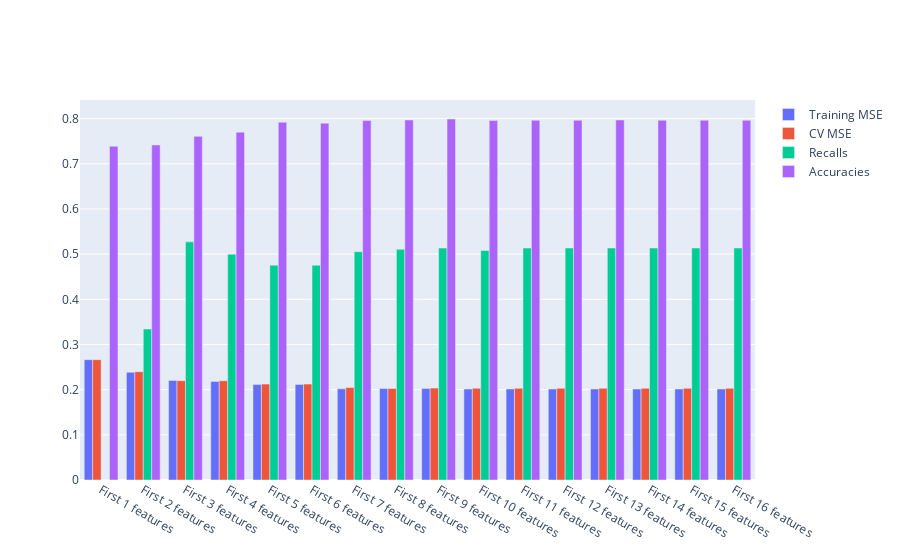

This figure's notebook cell:
### Code cell
print(f"Best choice, use the first {findFeaturesComparison[1]} features, which has validation MSE: {findFeaturesComparison[2]}")
print(f"These features are: {findFeaturesComparison[4]}\n")
print(f"Best choice, use the first: {findFeaturesComparison[6]} which has recall of: {findFeaturesComparison[5]}")
print(f"These features are: {findFeaturesComparison[7]}\n")
print(f"Best choice, use the first: {findFeaturesComparison[8]} which has accuracy of: {findFeaturesComparison[9]}")
print(f"These features are: {findFeaturesComparison[10]}\n")

fig = findFeaturesComparison[0]
fig

### Figure 1 — Plotly figure (JSON) as saved in the notebook; plotly's stock layout.template omitted (floating-point values rounded to 4 significant figures)
{"data": [{"name": "Training MSE", "type": "bar", "x": ["First 1 features", "First 2 features", "First 3 features", "First 4 features", "First 5 features", "First 6 features", "First 7 features", "First 8 features", "First 9 features", "First 10 features", "First 11 features", "First 12 features", "First 13 features", "First 14 features", "First 15 features", "First 16 features"], "y": [0.2664, 0.2386, 0.2204, 0.2183, 0.2116, 0.2116, 0.2018, 0.2025, 0.2025, 0.2015, 0.2015, 0.2015, 0.2015, 0.2015, 0.2015, 0.2015]}, {"name": "CV MSE", "type": "bar", "x": ["First 1 features", "First 2 features", "First 3 features", "First 4 features", "First 5 features", "First 6 features", "First 7 features", "First 8 features", "First 9 features", "First 10 features", "First 11 features", "First 12 features", "First 13 features", "First 14 features", "First 15 features", "First 16 features"], "y": [0.2664, 0.2398, 0.2199, 0.2197, 0.2123, 0.2123, 0.2048, 0.2025, 0.2034, 0.2029, 0.2029, 0.2029, 0.2029, 0.2029, 0.2029, 0.2029]}, {"name": "Recalls", "type": "bar", "x": ["First 1 features", "First 2 features", "First 3 features", "First 4 features", "First 5 features", "First 6 features", "First 7 features", "First 8 features", "First 9 features", "First 10 features", "First 11 features", "First 12 features", "First 13 features", "First 14 features", "First 15 features", "First 16 features"], "y": [0, 0.3342, 0.5272, 0.5, 0.4755, 0.4755, 0.5054, 0.5109, 0.5136, 0.5082, 0.5136, 0.5136, 0.5136, 0.5136, 0.5136, 0.5136]}, {"name": "Accuracies", "type": "bar", "x": ["First 1 features", "First 2 features", "First 3 features", "First 4 features", "First 5 features", "First 6 features", "First 7 features", "First 8 features", "First 9 features", "First 10 features", "First 11 features", "First 12 features", "First 13 features", "First 14 features", "First 15 features", "First 16 features"], "y": [0.7388, 0.7417, 0.7608, 0.77, 0.7921, 0.7899, 0.7956, 0.797, 0.7991, 0.7956, 0.7963, 0.7963, 0.797, 0.7963, 0.7963, 0.7963]}], "layout": {}}
